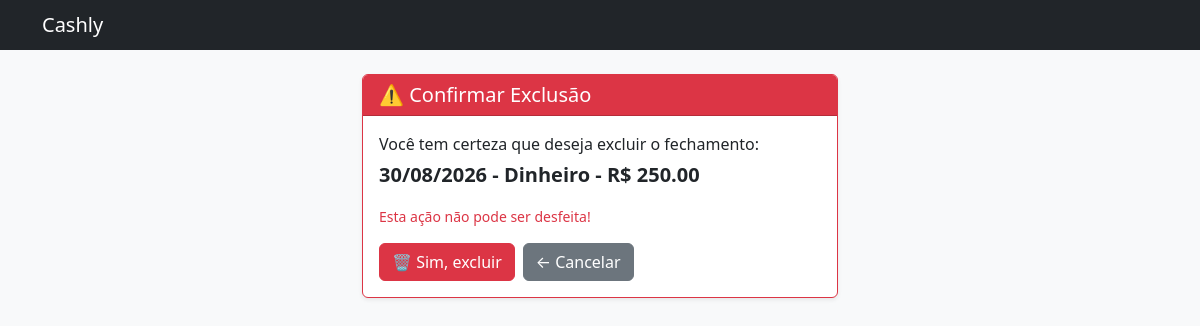
Screenshot of /vendas/3/excluir/ with the database file from the repository.
### vendas/models.py (models this page shows, shortened)
class Vendas(models.Model):
    data = models.DateField(default=timezone.localdate)
    TIPO_PAGAMENTO = [
        ('DINHEIRO', 'Dinheiro'),
        ('PIX', 'Pix'),
        ('DEBITO', 'Débito'),
        ('CREDITO', 'Crédito'),
    ]
    tipo_pagamento = models.CharField(max_length=10, choices=TIPO_PAGAMENTO)
    valor_total = models.DecimalField(max_digits=10, decimal_places=2)
    BANDEIRA_CARTAO = [
        ('VISA', 'Visa'),
        ('MASTERCARD', 'Mastercard'),
        ('ELO', 'Elo'),
    ]
    bandeira_cartao = models.CharField(max_length=30, choices=BANDEIRA_CARTAO, blank=True)
    responsavel = models.CharField(max_length=100)
    num_caixa =  models.CharField(max_length=20, blank=True)
    obs = models.TextField(blank=True)
    conferido = models.BooleanField(default=False)

### vendas/views.py (the view)
# urls.py: path('<int:pk>/excluir/', views.excluir_vendas, name='excluir_vendas'),
def excluir_vendas(request, pk):
    venda = venda = get_object_or_404(Vendas, pk=pk)
    if request.method == 'POST':
        venda.delete()
        return redirect('listar_vendas')
    return render(request, 'confirmar_exclusao.html', {'venda': venda})

### vendas/templates/confirmar_exclusao.html (shortened to what this page needs)
<!DOCTYPE html>
<html lang="pt-br">
<head>
    <link href="https://cdn.jsdelivr.net/npm/bootstrap@5.3.3/dist/css/bootstrap.min.css" rel="stylesheet">
</head>
<body class="bg-light">
    <nav class="navbar navbar-dark bg-dark mb-4">
        <div class="container">
            <span class="navbar-brand mb-0 h1">Cashly</span>
        </div>
    </nav>
    <main class="container pb-5" style="max-width: 500px;">
        <div class="card border-danger shadow-sm">
            <div class="card-header bg-danger text-white">
                <h1 class="h5 mb-0">⚠️ Confirmar Exclusão</h1>
            </div>
            <div class="card-body">
                <p class="mb-1">Você tem certeza que deseja excluir o fechamento:</p>
                <p class="fw-bold fs-5 text-dark">
                    {{ venda.data|date:"d/m/Y" }} -
                    {{ venda.get_tipo_pagamento_display }} -
                    R$ {{ venda.valor_total }}
                </p>
                <p class="text-danger small mb-3">Esta ação não pode ser desfeita!</p>
                <form method="post">
                    <div class="d-flex gap-2">
                        <button type="submit" class="btn btn-danger">🗑️ Sim, excluir</button>
                        <a href="{% url 'listar_vendas' %}" class="btn btn-secondary">← Cancelar</a>
                    </div>
                </form>
            </div>
        </div>
    </main>
</body>
</html>

### rows the page displays
Vendas: data "30/08/2026", tipo_pagamento "Dinheiro", valor_total "250.00"
